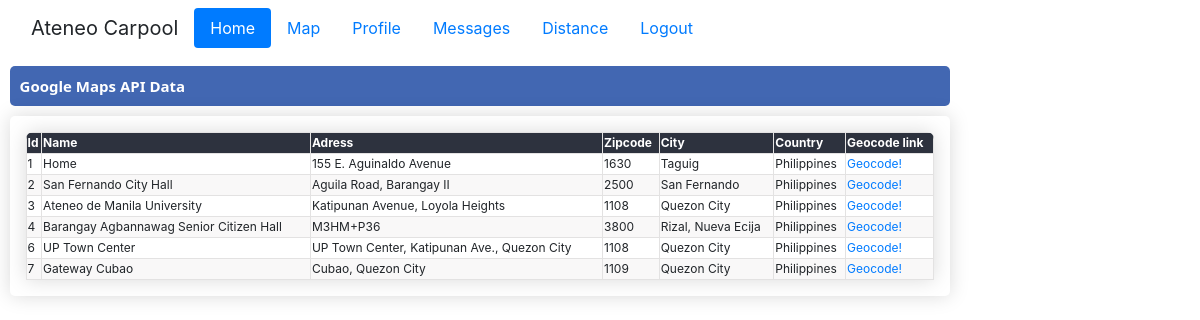
Page /home (signed in) on the committed database.
### project_content/models.py (models this page shows, shortened)
class Locations(models.Model):
    name = models.CharField(max_length=500)
    zipcode = models.CharField(max_length=200, blank=True, null=True)
    city = models.CharField(max_length=200, blank=True, null=True)
    country = models.CharField(max_length=200, blank=True, null=True)
    adress = models.CharField(max_length=200, blank=True, null=True)
    created_at = models.DateTimeField(auto_now_add=True, blank=True, null=True)
    edited_at = models.DateTimeField(auto_now=True)
    lat = models.CharField(max_length=200,blank=True, null=True)
    lng = models.CharField(max_length=200,blank=True, null=True)
    place_id = models.CharField(max_length=200,blank=True, null=True)

### project_content/views.py (the view)
# urls.py: path("home", HomeView.as_view(), name='home'),
class HomeView(LoginRequiredMixin, ListView):
    template_name = "project_content/home.html"
    context_object_name = 'mydata'
    model = Locations
    success_url = "/"

### project_content/templates/project_content/home.html
{% extends 'project_content/base.html' %}
{% block content %}
<div class="pageholder">
    <div class="titleholder">
        <div class="title"> Google Maps API Data </div>
    </div>
    <div class="linkholder">
        {% if mydata.count == 0 %}
            <div> No data available </div>
        {% else %}
            <table id="ourtable3" class="myTable m-3">
                <thead>
                    <tr>
                        <th>Id</th>
                        <th>Name</th>
                        <th>Adress</th>
                        <th>Zipcode</th>
                        <th>City</th>
                        <th>Country</th>
                        <th>Geocode link</th>
                    </tr>
                </thead>
                <tbody>
                    {% for a in mydata %}
                    <tr>
                        <td> {{a.id}} </td>
                        <td> {{a.name}} </td>
                        <td> {{a.adress}} </td>
                        <td> {{a.zipcode}} </td>
                        <td> {{a.city}} </td>
                        <td> {{a.country}} </td>
                        <td> <a href="{% url 'geocoding' a.id %}"> Geocode!</a> </td>
                    </tr>
                    {% endfor%}
                </tbody>
            </table>
        {% endif %}
     </div>
</div>
{% endblock %}

### project_content/static/project_content/main.css (style rules this page uses)
.myTable { font-size: 12px; min-width: 400px; overflow: hidden; border-radius: 7px 7px 0 0; box-shadow: 0 0 20px rgba(0, 0, 0, .15); }
.myTable th { background-color: #2D323E; color: white; font-weight: bold; }
.myTable td, .myTable th { border: 0.01em solid #e3e2e2; }
.myTable tr:nth-child(even) { background-color: #f9f8f8; }
.pageholder, form { display: flex; flex-direction: column; justify-content: center; align-items: center; width: 80%; }
.titleholder, .linkholder { display: flex; margin-top: 10px; width: 98%; border-radius: 5px; }
.titleholder { display: 'flex'; justify-content:'space-between'; background-color: #4267B2; align-items: center; height: 40px; }
.linkholder { box-shadow: 0 0 20px rgba(0, 0, 0, .15); flex-direction: column; }
.title { color: white; margin-left: 10px; font-weight: bold; font-size: 15px; font-family: 'Segoe UI', Tahoma, Geneva, Verdana, sans-serif; }

### rows in the picture
Locations: id "1", name "Home", adress "155 E. Aguinaldo Avenue", zipcode "1630", city "Taguig", country "Philippines"
Locations: id "2", name "San Fernando City Hall", adress "Aguila Road, Barangay II", zipcode "2500", city "San Fernando", country "Philippines"
Locations: id "3", name "Ateneo de Manila University", adress "Katipunan Avenue, Loyola Heights", zipcode "1108", city "Quezon City", country "Philippines"
Locations: id "4", name "Barangay Agbannawag Senior Citizen Hall", adress "M3HM+P36", zipcode "3800", city "Rizal, Nueva Ecija", country "Philippines"
Locations: id "6", name "UP Town Center", adress "UP Town Center, Katipunan Ave., Quezon City", zipcode "1108", city "Quezon City", country "Philippines"
Locations: id "7", name "Gateway Cubao", adress "Cubao, Quezon City", zipcode "1109", city "Quezon City", country "Philippines"
